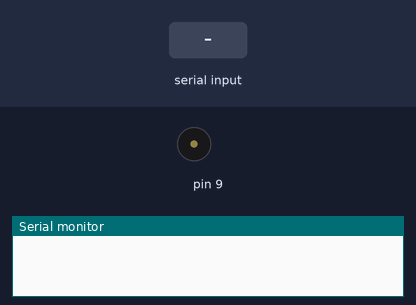
Recording of a sketch running on a simulated Arduino Uno, built with avr-gcc and run on an emulated ATmega328P. Parts: buzzer (waves = sounding), the last lines printed to the serial monitor. The test bench sets the inputs (shaded band).

Above: at 1.2 s.
1.3 s: "1\n" received over Serial
At 2.6 s:
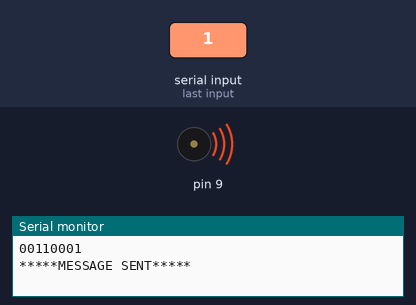
Timing chart, 0 to 4.3 s (numbered marks = the images above; inputs shaded):
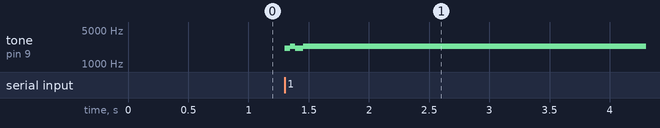

The sketch:

String_To_IR.ino
```cpp
const double baudRate = 1000/45.45;

void setup() {

  pinMode(9, OUTPUT);
  cli();

  TCCR1A = (1 << COM1A0);   // Toggle OC1A on compare match
  TCCR1B = (1 << WGM12) | (1 << CS10); // prescaler = 1


  float desiredFrequency = 2295.0; //IDLE AT MARK - typical for most RTTY frameworks
  float calculatedOCR = (16000000.0 / (2.0 * 1 * desiredFrequency)) - 1.0;
  OCR1A = (uint16_t)(calculatedOCR + 0.5); // rounding with no truncation
  OCR1A = 0;

  // Re-enable interrupts.
  sei();

  Serial.begin(9600);
}

void sendFrequency(float targetFrequency);

void loop() {
  if (Serial.available()) {
    String inputstring = Serial.readStringUntil('\n');
    int totalBits = inputstring.length() * 8;
    int bitArray[totalBits];

    int index = 0;
      for (int j = 0; j < inputstring.length(); j++) {
      byte c = inputstring[j];

      for (int i = 7; i >= 0; i--) {
        bitArray[index + i] = c % 2;
        c /= 2;
      }
      index += 8;
    }

    // Print stored binary word
    for (int i = 0; i < totalBits; i++) {
      Serial.print(bitArray[i]);
      if(bitArray[i]==0){
        sendFrequency(2125.0);
      }
      else{
        sendFrequency(2295.0);
      }
      delay(baudRate);
    }
    Serial.println();
    Serial.println("*****MESSAGE SENT*****");
    sendFrequency(2295.0); //Idling
  }
}


void sendFrequency(float targetFrequency){
  targetFrequency = targetFrequency;
  float calculatedOCR = (16000000.0 / (2.0 * 1 * targetFrequency)) - 1.0;
  OCR1A = (uint16_t)(calculatedOCR + 0.5);
}
```

Measured:
- after the input at 1.3 s, tone on pin 9: alternates 2295 Hz for 0.04 s and 2125 Hz for 0.06 s, 4 changes in all, then stays 2295 Hz, starting at once
